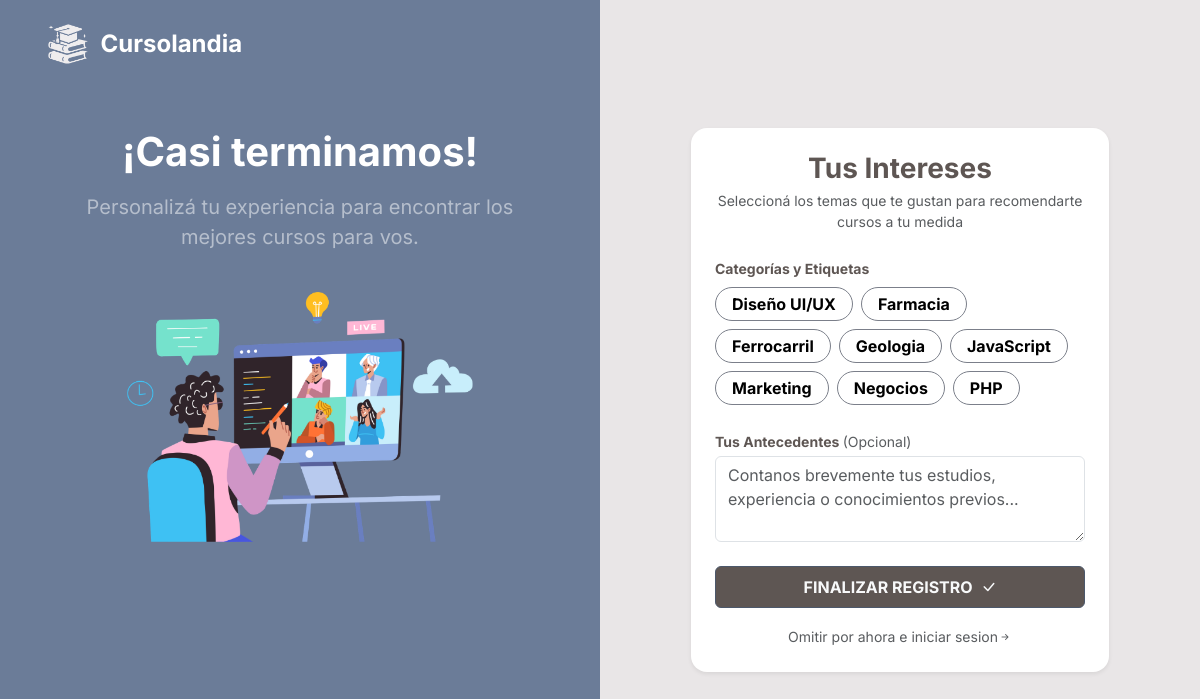
The page /Interfaz/Usuario/intereses.php on the database its author committed.
### tables this page shows
CREATE TABLE Etiquetas (
    E_ID INT AUTO_INCREMENT NOT NULL PRIMARY KEY,
    E_Nombre VARCHAR(50) NOT NULL UNIQUE
);

### Persistencia/Consultas/EtiquetaBD.php (called while the page is built, shortened)
<?php
    require_once RUTA_BASE . "/Logica/Etiqueta.php";
    class EtiquetaBD {
        public function listar_etiquetas () {
            $lista_e = array();
            include RUTA_BASE . "/Persistencia/conexion.php";
            $qry = "SELECT * FROM Etiquetas";
            $result = mysqli_query($conexion,$qry);
            while ($fila = mysqli_fetch_array($result)) {
                $e = new Etiqueta ($fila[1],$fila[0]);
                $lista_e[] = $e;
            }
            return $lista_e;
        }
    }
?>

### Logica/Etiqueta.php (called while the page is built, shortened)
<?php
    class Etiqueta {
        public function __construct ($nombre, $id = null) {
            $this -> nombre = $nombre;
            $this -> id = $id;
        }
        public function __get ($var) {
            return $this -> $var;
        }
    }
?>

### Interfaz/Usuario/intereses.php (the view, shortened to what this page needs)
<?php
    require_once RUTA_BASE . '/Persistencia/Consultas/UsuarioBD.php';
    require_once RUTA_BASE . '/Persistencia/Consultas/EtiquetaBD.php';
    $ebdd = new EtiquetaBD();
    $lista = $ebdd -> listar_etiquetas();
?>
<!doctype html>
<html lang="es" data-bs-theme="light">
    <head>
        <link
            href="https://cdn.jsdelivr.net/npm/bootstrap@5.3.8/dist/css/bootstrap.min.css"
            rel="stylesheet"
        />
        <link rel="stylesheet" href="https://cdn.jsdelivr.net/npm/bootstrap-icons@1.13.1/font/bootstrap-icons.min.css">
        <link rel="stylesheet" href="<?php echo URL_BASE; ?>/Interfaz/Activos/curstyles.css">
    </head>
    <body>
        <div class="vh-100">
            <div class="row h-100 g-0">
                <div class="col-lg-6 d-none d-lg-flex mi-bg-grisazulado flex-column justify-content-start align-items-center">
                    <div class="w-100 px-5 mt-4 mb-5 text-start">
                        <img src="<?php echo URL_BASE; ?>/Interfaz/Activos/Logo Cursolandia.png" alt="Logo" style="max-height: 40px;">
                        <span class="text-white fw-bold ms-2 fs-4 align-middle">Cursolandia</span>
                    </div>
                    <div class="w-75 mt-3 text-center">
                        <h1 class="text-white fw-bold">¡Casi terminamos!</h1>
                        <p class="text-white-50 fs-5 mt-3">Personalizá tu experiencia para encontrar los mejores cursos para vos.</p>
                    </div>
                    <div class="text-center w-100 mt-4">
                        <img src="<?php echo URL_BASE; ?>/Interfaz/Activos/img registrarse.png" alt="" class="img-fluid" style="max-height: 250px;">
                    </div>
                </div>
                <div class="col-12 col-lg-6 mi-bg-grisclaro d-flex flex-column">
                    <div class="w-100 px-3 py-4 m-auto" style="max-width: 450px;">
                        <div class="card border-0 shadow-sm rounded-4 p-4">
                            <h3 class="fw-bold text-center mi-color-text mb-1">Tus Intereses</h3>
                            <p class="text-center text-muted mb-4 small">
                                Seleccioná los temas que te gustan para recomendarte cursos a tu medida
                            </p>
                            <form action="" method="POST" name="fintereses">
                                <label class="form-label fw-bold small mi-color-text mb-2">Categorías y Etiquetas</label>
                                <div class="d-flex flex-wrap gap-2 mb-4">
                                    <?php foreach ($lista as $e) { echo "
                                        <input type='checkbox' class='btn-check' name='intereses[]' id='" . $e -> id . "'
                                        value='" . $e -> id . "' autocomplete='off'>
                                        <label class='btn mis-btnes-sinbg rounded-pill px-3 py-1 small fw-bold' for='" . $e -> id ."'>".
                                            $e -> nombre
                                        ."</label>
                                    ";
                                    }?>
                                </div>
                                <div class="mb-4">
                                    <label for="antecedentes" class="form-label fw-bold small mi-color-text mb-1">
                                        Tus Antecedentes <span class="text-muted fw-normal">(Opcional)</span>
                                    </label>
                                    <textarea class="form-control" id="antecedentes" name="antecedentes" rows="3" placeholder="Contanos brevemente tus estudios, experiencia o conocimientos previos..."></textarea>
                                </div>
                                <button type="submit" name="finalizar" value = "1" class="btn mis-bgs-btns w-100 py-2 text-light fw-bold mb-2">
                                    FINALIZAR REGISTRO <i class="bi bi-check-lg ms-1"></i>
                                </button>
                                <div class="text-center mt-2">
                                    <a href="<?php echo URL_BASE; ?>/Interfaz/Usuario/acceder.php" name="finalizar" value="1" class="text-muted small text-decoration-none">
                                        Omitir por ahora e iniciar sesion<i class="bi bi-arrow-right-short"></i>
                                    </a>
                                </div>
                            </form>
                        </div>
                    </div>
                </div>
            </div>
        </div>
    </body>
</html>

### Interfaz/Activos/curstyles.css (style rules this page uses)
body { background-color: #E9E6E7; font-family: 'Inter', sans-serif; }
.mi-bg-grisazulado { background-color: #6B7C98; }
.mi-bg-grisclaro { background-color: #E9E6E7; }
.mis-bgs-btns { background-color: #5E5653; border-color: #4c586b; color: #E9E6E7; }
.mi-color-text { color: #5E5653; }
.mis-btnes-sinbg { background-color: transparent !important; border: 1px solid #7B7F8A !important; color: #000000 !important; }

### rows shown on the page
etiquetas: E_Nombre "Diseño UI/UX"
etiquetas: E_Nombre "Farmacia"
etiquetas: E_Nombre "Ferrocarril"
etiquetas: E_Nombre "Geologia"
etiquetas: E_Nombre "JavaScript"
etiquetas: E_Nombre "Marketing"
etiquetas: E_Nombre "Negocios"
etiquetas: E_Nombre "PHP"
